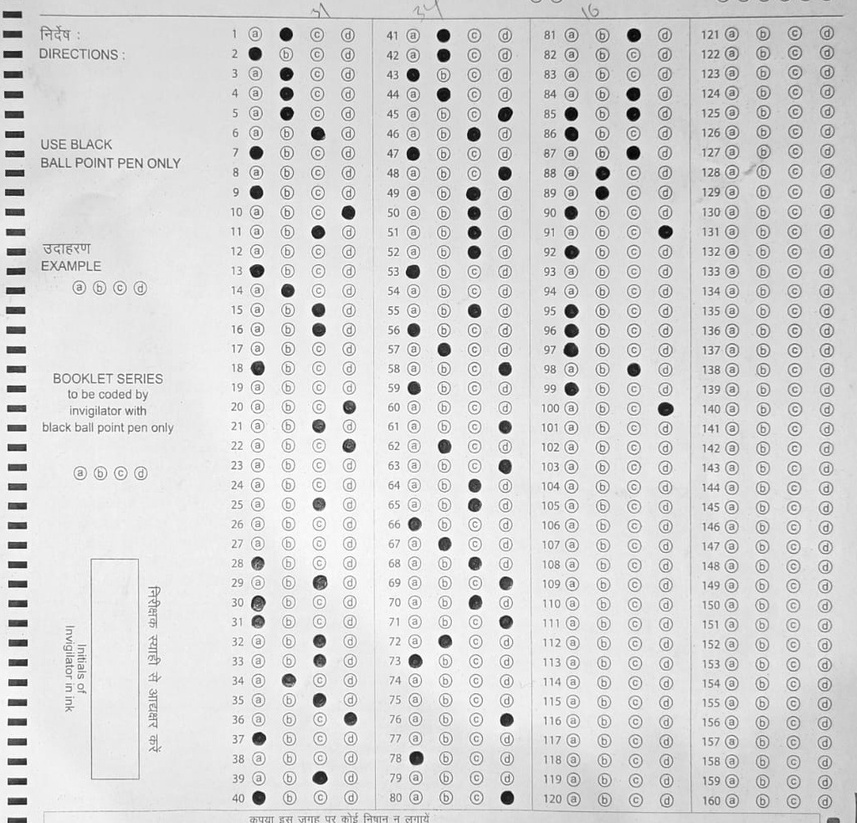
#> input picture omr_final_self/question_bubbles.jpg, 857 x 823 px, shrunk from 1024 x 984 before the run
$ python circle_coupling.py
#> lines starting #> are read from the running program, lines starting #| are printed output that depends on the picture; after the words box and inside, x2 and y2 are one past the last pixel; in counts of white or black regions, pixels touching at a corner belong together
import cv2
import numpy as np
from sklearn.cluster import KMeans
from scipy.spatial.distance import cdist

# Load the image
image_path = "question_bubbles.jpg"
image = cv2.imread(image_path, cv2.IMREAD_COLOR)
#> image is the input picture: shape (823, 857, 3); min 0, max 255, mean 215.8

# Convert to grayscale
gray = cv2.cvtColor(image, cv2.COLOR_BGR2GRAY)

# Detect circles using HoughCircles
circles = cv2.HoughCircles(
    gray,
    cv2.HOUGH_GRADIENT,
    dp=1.2,
    minDist=10,
    param1=50,
    param2=20,
    minRadius=5,
    maxRadius=10
)
#> circles = 612 rows, first 8: [826.2, 310.2, 7.76], [731.4, 53.4, 7.4], [826.2, 448.2, 7.64], [635.4, 799.8, 7.52], [731.4, 112.2, 7.52], [601.8, 192.6, 6.8], [795, 191.4, 7.76], [762.6, 211.8, 7.64]

# Process detected circles
if circles is not None:
    circles = np.uint16(np.around(circles))
#> circles = 612 rows, first 8: [826, 310, 8], [731, 53, 7], [826, 448, 8], [635, 800, 8], [731, 112, 8], [602, 193, 7], [795, 191, 8], [763, 212, 8]
    circle_centers = circles[0, :, :2]  # Extract (x, y) coordinates
#> circle_centers = 612 pairs, first value 79 to 827, second value 32 to 801

    # Use only the X-coordinates for clustering into 4 vertical sections
    x_values = circle_centers[:, 0].reshape(-1, 1)
#> x_values = 612 values, max 827 at index 34, min 79 at index 342, mean 533.6

    # Apply K-Means clustering with 4 vertical groups
    kmeans = KMeans(n_clusters=4, random_state=42, n_init=10)
    labels = kmeans.fit_predict(x_values)
#> labels = 612 values, max 3 at index 13, min 0 at index 0, mean 1.52
    cluster_centers = kmeans.cluster_centers_

    # Calculate distances of each point to its cluster center
    distances = cdist(x_values, cluster_centers)
#> distances = 612 rows, first 6: [47.03, 365.6, 207, 532.7], [47.97, 270.6, 112, 437.7], [47.03, 365.6, 207, 532.7], [144, 174.6, 15.95, 341.7], [47.97, 270.6, 112, 437.7], [177, 141.6, 17.05, 308.7]

    # Find the minimum distance for each point (i.e., its cluster assignment)
    min_distances = np.min(distances, axis=1)
#> min_distances = 612 values, max 214.3 at index 342, min 3.3 at index 242, mean 32.9

    # Use the Interquartile Range (IQR) method to filter out outliers
    Q1 = np.percentile(min_distances, 25)
#> Q1 = 15.61
    Q3 = np.percentile(min_distances, 75)
#> Q3 = 47.03
    IQR = Q3 - Q1
#> IQR = 31.41
    threshold = Q3 + 1.5 * IQR  # Remove points that are too far (increase 1.5 to ignore more)
#> threshold = 94.14

    # Keep only the circles that are within the threshold distance
    filtered_indices = np.where(min_distances <= threshold)[0]
#> filtered_indices = 604 values from 0 to 611
    filtered_circles = circles[0][filtered_indices]
#> filtered_circles = 604 rows, first 8: [826, 310, 8], [731, 53, 7], [826, 448, 8], [635, 800, 8], [731, 112, 8], [602, 193, 7], [795, 191, 8], [763, 212, 8]
    filtered_labels = labels[filtered_indices]
#> filtered_labels = 604 values, max 3 at index 13, min 0 at index 0, mean 1.5

    # Assign colors to different clusters
    colors = [(255, 0, 0), (0, 255, 0), (0, 0, 255), (255, 255, 0)]  # Red, Green, Blue, Yellow

    # Draw only filtered circles
    for i, (x, y, r) in enumerate(filtered_circles):
        cluster_idx = filtered_labels[i]
        cv2.circle(image, (x, y), r, colors[cluster_idx], 2)  # Circle outline
        cv2.circle(image, (x, y), 2, colors[cluster_idx], 3)  # Center point
#> this loop made 604 passes
#> (x, y, r, cluster_idx) on passes 1 to 3: (826, 310, 8, 0), (731, 53, 7, 0), (826, 448, 8, 0)
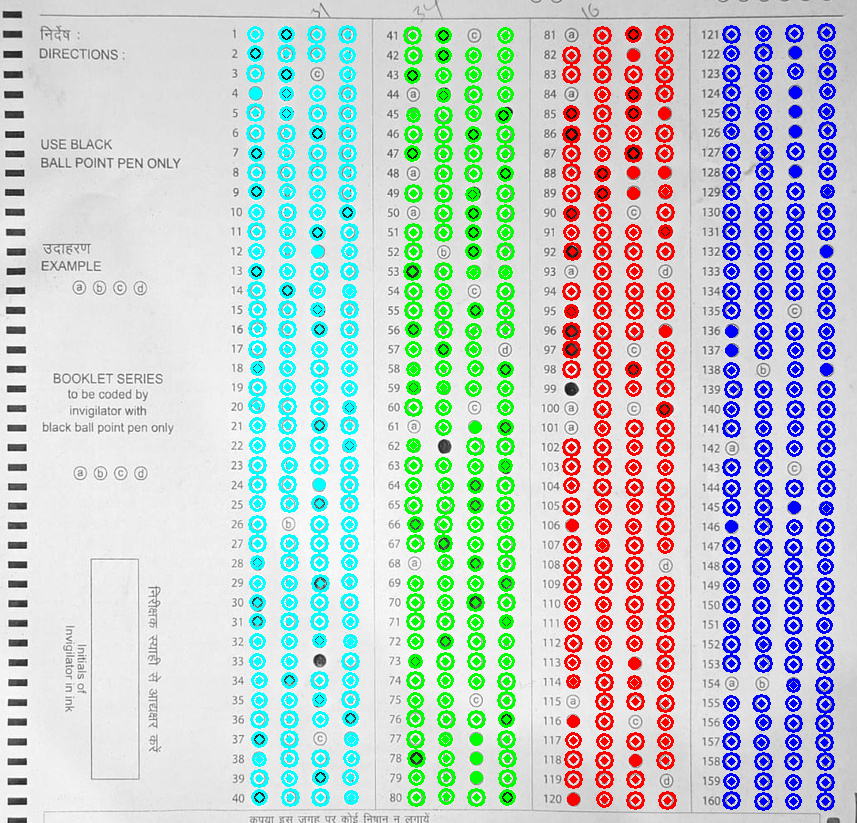
#> image: shape (823, 857, 3); 15.52% of pixels changed, all inside (x1, y1, x2, y2) = (246, 23, 837, 811)

    # Save the result
    output_path = "filtered_vertical_sections.png"
    cv2.imwrite(output_path, image)
    print(f"Processed image saved at: {output_path}")
    print(f"Original Circles: {len(circles[0])}, Filtered Circles: {len(filtered_circles)}")
#| Original Circles: 612, Filtered Circles: 604

else:
    print("No circles detected.")

$ run again, with omr_final_self/cluster.png saved as omr_final_self/question_bubbles.jpg
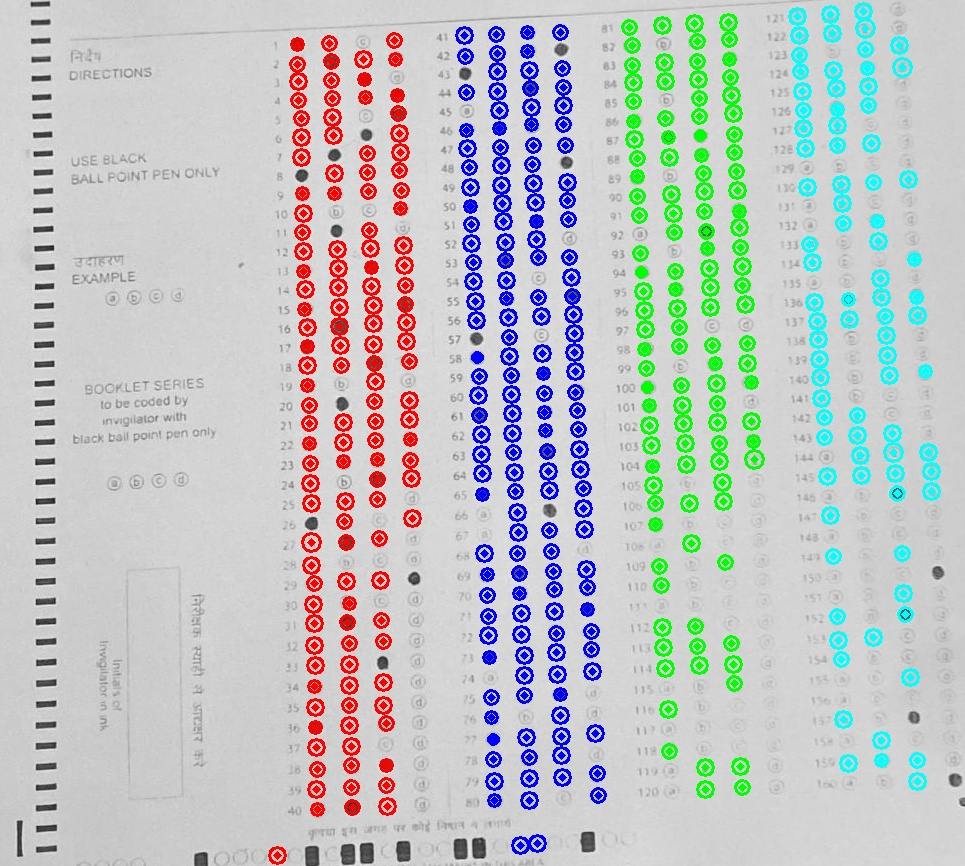
#> input picture omr_final_self/cluster.png, 965 x 866 px
#> image is the input picture: shape (866, 965, 3); mean B, G, R 197.8, 196.7, 192.4
#> `gray = cv2.cvtColor(image, cv2.COLOR_BGR2GRAY)`:
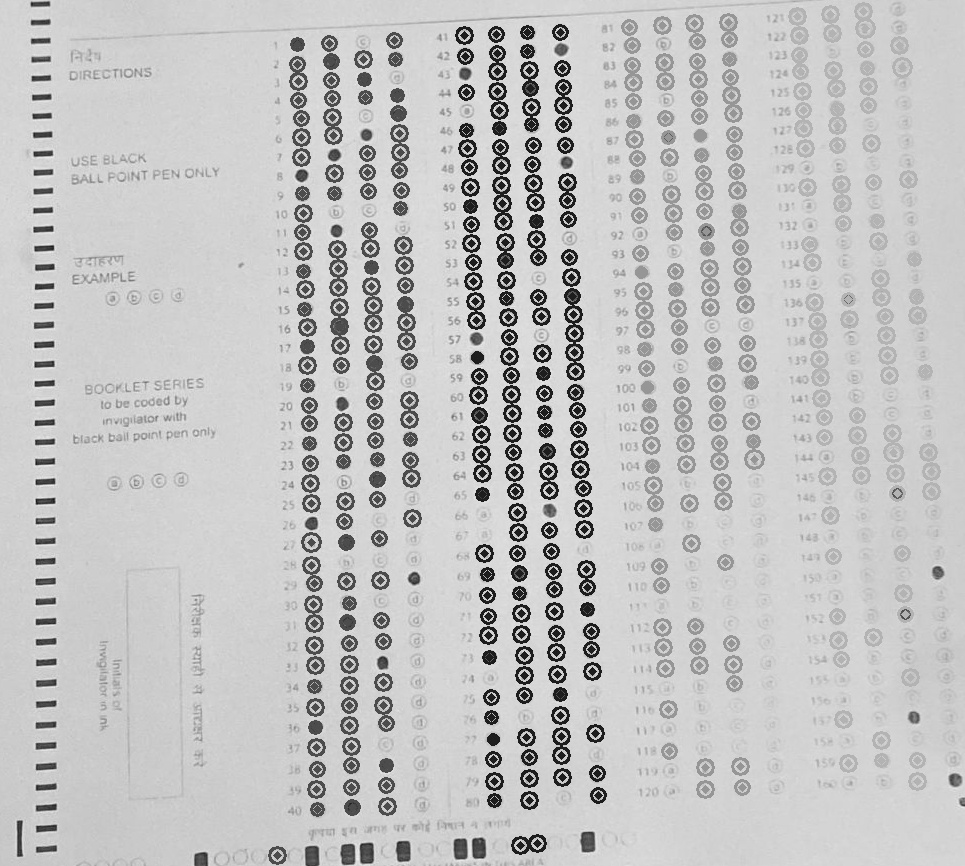
#> gray: shape (866, 965); min 18, max 238, mean 195.5
#> `circles = cv2.HoughCircles( gray, cv2.HOUGH_GRADIENT, dp=1.2, minDist=..`: circles = 551 rows, first 8: [333, 135, 9.32], [917.4, 315, 9.32], [523.8, 675, 9.32], [403.8, 264.6, 9.32], [868.2, 85.8, 9.32], [334.2, 173.4, 9.32], [342.6, 421.8, 9.32], [342.6, 442.2, 9.32]
#> `circles = np.uint16(np.around(circles))`: circles = 551 rows, first 8: [333, 135, 9], [917, 315, 9], [524, 675, 9], [404, 265, 9], [868, 86, 9], [334, 173, 9], [343, 422, 9], [343, 442, 9]
#> circle_centers = 551 pairs, first value 97 to 955, second value 10 to 859
#> x_values = 551 values, max 955 at index 465, min 97 at index 479, mean 586.2
#> labels = 551 values, max 3 at index 0, min 0 at index 2, mean 1.49
#> distances = 551 rows, first 6: [194.7, 360.8, 534.3, 9.26], [389.3, 223.2, 49.74, 574.7], [3.69, 169.8, 343.3, 181.7], [123.7, 289.8, 463.3, 61.74], [340.3, 174.2, 0.739, 525.7], [193.7, 359.8, 533.3, 8.26]
#> min_distances = 551 values, max 245.3 at index 479, min 0.183 at index 152, mean 36.88
#> Q1 = 17.25
#> Q3 = 49.71
#> IQR = 32.47
#> threshold = 98.41
#> filtered_indices = 540 values from 0 to 550
#> filtered_circles = 540 rows, first 8: [333, 135, 9], [917, 315, 9], [524, 675, 9], [404, 265, 9], [868, 86, 9], [334, 173, 9], [343, 422, 9], [343, 442, 9]
#> filtered_labels = 540 values, max 3 at index 0, min 0 at index 2, mean 1.46
#> the loop `for i, (x, y, r) in enumerate(filtered_circles):` made 540 passes
#> (x, y, r, cluster_idx) on passes 1 to 3: (333, 135, 9, 3), (917, 315, 9, 2), (524, 675, 9, 0)
#> after the loop `for i, (x, y, r) in enumerate(filtered_circles):`:
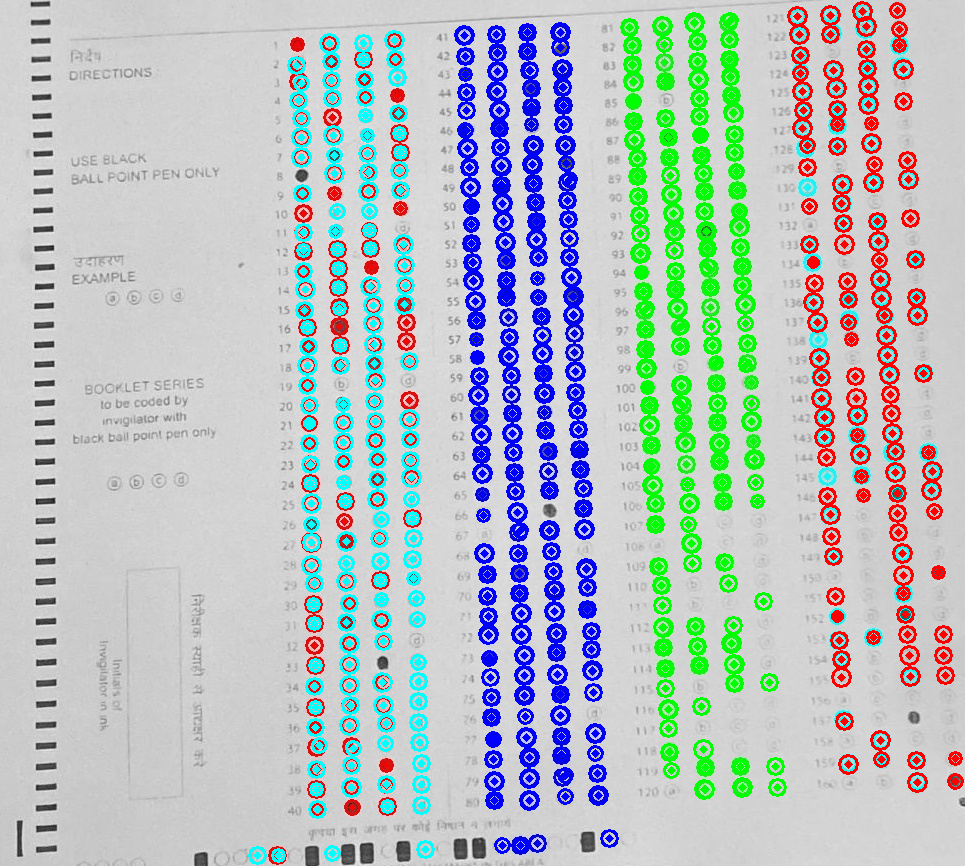
#> image: shape (866, 965, 3); 12.14% of pixels changed, all inside (x1, y1, x2, y2) = (248, 1, 964, 865)
#| Original Circles: 551, Filtered Circles: 540
